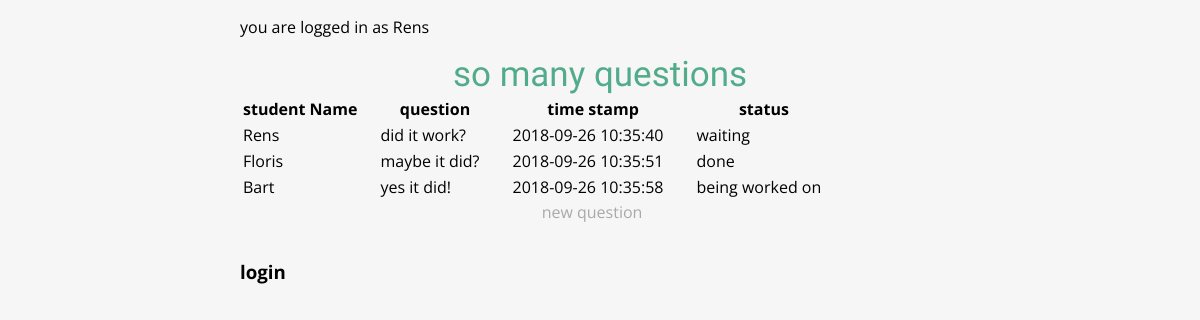
/webapp/index (signed in), run on an earlier commit of the app's database.
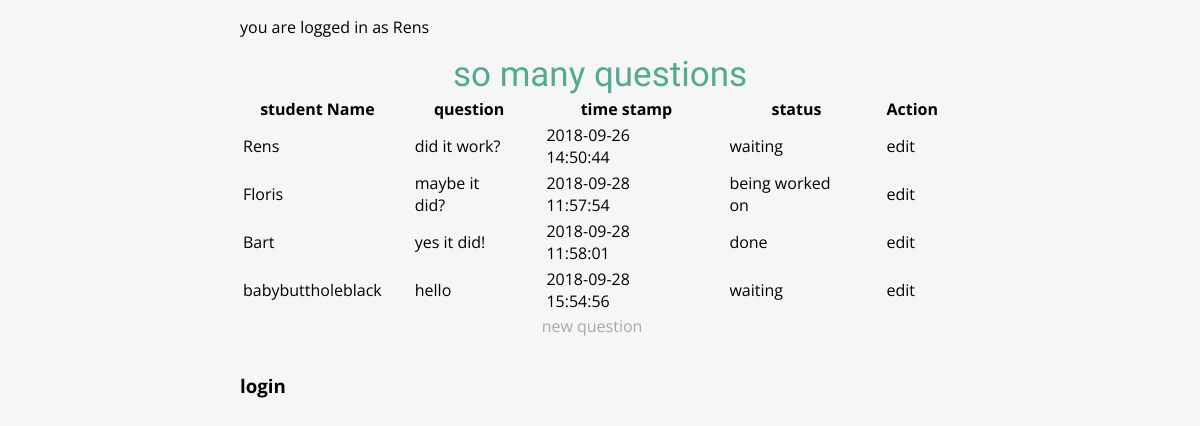
And on a later commit of the database.
### tables this page shows
CREATE TABLE IF NOT EXISTS `questions` (
  `question_id` int(11) NOT NULL,
  `student_id` int(11) NOT NULL,
  `question_text` varchar(60) NOT NULL,
  `time_stamp` datetime DEFAULT CURRENT_TIMESTAMP ON UPDATE CURRENT_TIMESTAMP,
  `progress_id` int(11) NOT NULL
);

CREATE TABLE IF NOT EXISTS `students` (
  `student_id` int(11) NOT NULL,
  `student_name` varchar(60) NOT NULL,
  `student_password` varchar(60) NOT NULL,
  `power_lvl` int(11) NOT NULL
);

CREATE TABLE IF NOT EXISTS `progress` (
  `progress_id` int(11) NOT NULL,
  `status` varchar(255) DEFAULT NULL
);

### core/core.php (called while the page is built, shortened)
<?php
function render($filename, $data = null)
{
	require(ROOT . 'view/templates/header.php');
	require(ROOT . 'view/' . $filename . '.php');
	require(ROOT . 'view/templates/footer.php');
}

### controller/webappController.php (called while the page is built, shortened)
<?php
require(ROOT . "model/webappModel.php");
function index()
{
	$allQuestions = generateQuestions();
	render("webapp/index", array(
		'questions' => $allQuestions)
	);
}

### public/index.php (called while the page is built, shortened)
<?php
require(ROOT . "core/route.php");
require(ROOT . "core/core.php");
route();

### model/webappModel.php (called while the page is built, shortened)
<?php
function generateQuestions()
{
	$db = openDatabaseConnection();
	$sql = "SELECT * FROM `questions`
		JOIN `students` ON `questions`.`student_id` = `students`.`student_id`
		JOIN `progress` ON `questions`.`progress_id` = `progress`.`progress_id`
		ORDER BY `questions`.`time_stamp` ASC";
	$query = $db->prepare($sql);
	$query->execute();
	return $query->fetchAll();
}

### view/webapp/index.php (the view, shortened to what this page needs)
<?php
if (!$_SESSION['student_name'] == null) { ?>
	<p>you are logged in as <?= $_SESSION['student_name'] ?></p>
<?php
}
?>
<h2 id="questions_main">so many questions</h2>
	<table id="myTable">
		<thead>
			<tr>
				<th colspan="1" onclick="sortTable(0)">student Name</th>
				<th colspan="5" onclick="sortTable(1)">question</th>
				<th colspan="2" onclick="sortTable(2)">time stamp</th>
				<th colspan="1">status</th>
				<?php
				if ($_SESSION['power_lvl'] == 1) { ?>
				<th colspan="1">Action</th>
				<?php
				}
				?>
			</tr>
		</thead>
		<tbody>
<?php
foreach ($questions as $question) {
?>
			<tr>
				<td><?= $question["student_name"] ?></td>
				<td colspan="5"><?= $question["question_text"] ?></td>
				<td colspan="2"><?= $question["time_stamp"] ?></td>
				<td><?= $question["status"] ?></td>
				<?php
				if ($_SESSION['power_lvl'] == 1) { ?>
				<td class="center"><a href="<?= URL ?>webapp/editQuestionPage/<?= $question["question_id"] ?>">edit</a></td>
				<?php
				}
				?>
			</tr>
<?php
}
?>
		</tbody>
	</table>
	<?php
if (!$_SESSION['student_name'] == null) { ?>
	<p><a href="<?= URL ?>webapp/createQuestionPage">new question</a></p>
<?php
}
?>
	<h3><a href="<?= URL ?>webapp/loginPage">login</a></h3>

### core/route.php (shortened to what this page needs)
<?php
function route()
{
	$url = splitUrl();
	if (!$url['controller']) {
		require(ROOT . 'controller/' . DEFAULT_CONTROLLER . 'Controller.php');
		call_user_func('index');
	} elseif (file_exists(ROOT . 'controller/' . $url['controller'] . '.php')) {
		if (function_exists($url['action'])) {
			if ($url['params']) {
				call_user_func_array($url['action'], $url['params']);
			} else {
				call_user_func($url['action']);
			}
		} else {
			require(ROOT . 'controller/ErrorController.php');
			call_user_func('error_404');
		}
	} else {
		require(ROOT . 'controller/ErrorController.php');
		call_user_func('error_404');
	}
}
function splitUrl()
{
	if (isset($_GET['url'])) {
		$tmp_url = trim($_GET['url'], "/");
		$tmp_url = filter_var($tmp_url, FILTER_SANITIZE_URL);
		$tmp_url = explode("/", $tmp_url);
		$url['controller'] = isset($tmp_url[0]) ? ucwords($tmp_url[0] . 'Controller') : null;
		$url['action'] = isset($tmp_url[1]) ? $tmp_url[1] : 'index';
		unset($tmp_url[0], $tmp_url[1]);
		$url['params'] = array_values($tmp_url);
		return $url;
	}
}

### view/templates/header.php (shortened to what this page needs)
<!DOCTYPE html>
<html>
<head>
	<link rel="stylesheet" href="<?= URL ?>public/css/main.css">
</head>
<body>

### view/templates/footer.php
</body>
</html>

### public/css/main.css (style rules this page uses)
body { margin: 0 auto; width: 60%; background-color: #f6f6f6; }
body { font-family: Open Sans, Verdana, sans-serif; font-size: 12pt; }
h2 { font-family: Open Sans Condensed, sans-serif; font-weight: normal; font-size: 35px; color: #069; margin-bottom: 0; }
h2 { margin: 0; }
h2 ~ p { margin: 0; position: relative; top: -40px; left: 50px; }
p:last-of-type { position: static; }
a { color: black; text-decoration: none; }
p:last-of-type a { display: block; text-align: center; margin-bottom: 20px; color: darkgrey; overflow: hidden; padding-bottom: 1rem; font-size: 1rem; margin-right: 1rem; position: relative; z-index: 2; }
td { padding-right: 30px; }
th { padding-right: 20px; }
#questions_main { color: #52ac8b; text-align: center; }

What changed in the data, as far as the page shows it:
changed questions "did it work?": time_stamp "2018-09-26 10:35:40" → "2018-09-26 14:50:44"; now shows "edit"
changed questions "maybe it did?": time_stamp "2018-09-26 10:35:51" → "2018-09-28 11:57:54"; progress.status "done" → "being worked on"; now shows "edit"
changed questions "yes it did!": time_stamp "2018-09-26 10:35:58" → "2018-09-28 11:58:01"; progress.status "being worked on" → "done"; now shows "edit"
added questions: student.student_name "babybuttholeblack", question_text "hello", time_stamp "2018-09-28 15:54:56", progress.status "waiting"
Also different on the page:
text now shown: "Action"
